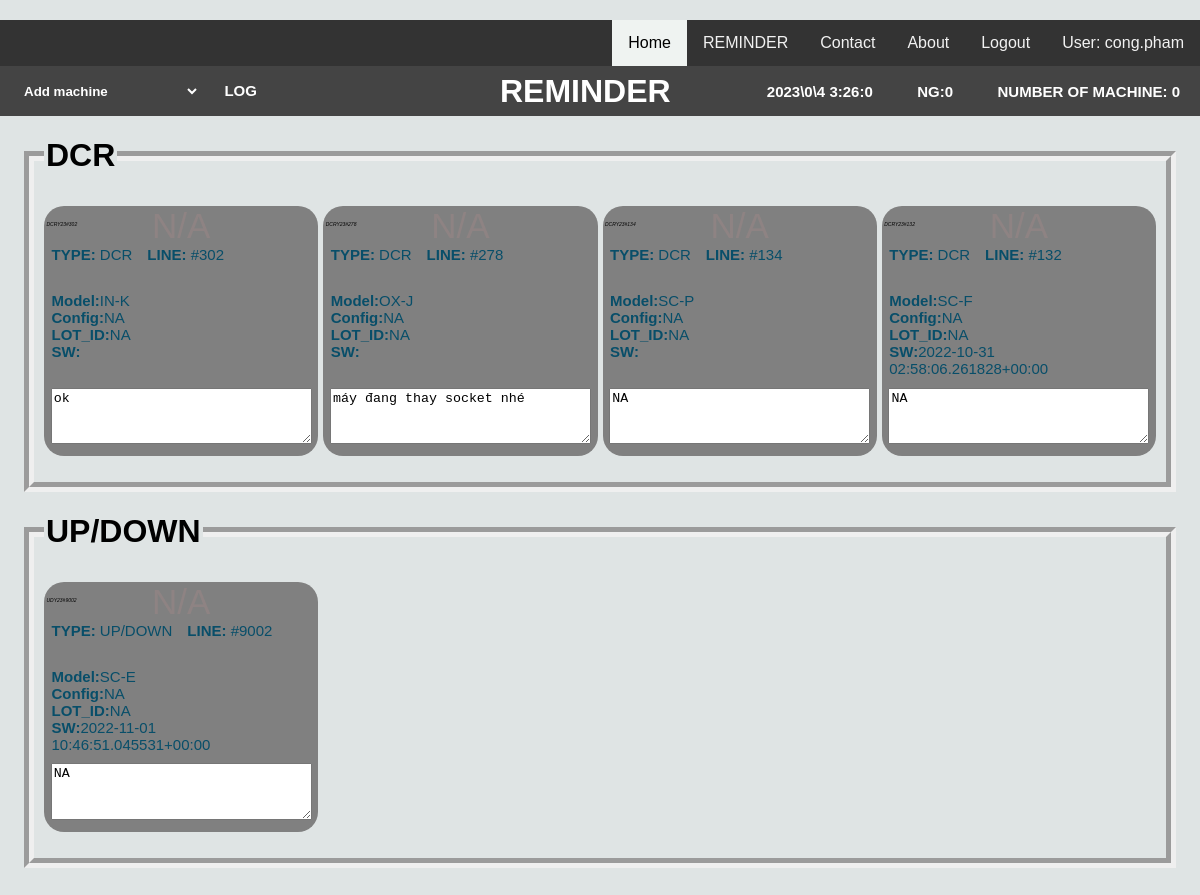
The app's page /reminder/ (signed in) with its own data.
### reminder/models.py (models this page shows, shortened)
class MachineStatus(models.Model):
    macId = models.CharField(primary_key=True,max_length=50) # Machine ID ex: DCR001
    macType = models.ForeignKey(MachineType,default=None,on_delete=models.SET_DEFAULT) # Machine Type UP/DOWN APS DCR
    line = models.CharField(max_length=10)
    model = models.CharField(max_length=10)
    status = models.IntegerField(default=1,choices=MAC_STATUS_LIST) # TRUE : OK , FALSE : NG
    buildConfig = models.CharField(max_length=10,null=True,blank=True)
    lotId = models.CharField(max_length=30,default="")
    curDetail = models.CharField(max_length=1000,null=True,blank=True)
    updated = models.DateTimeField(auto_now=True,null=True)
    sw = models.CharField(max_length=30, null=True, blank=True)

### reminder/views.py (the view)
# urls.py: path('',views.view_reminder,name="reminder"),
@login_required(redirect_field_name="next",login_url='login_form')
def view_reminder(request):
   machines = []
   user = request.user
   user_mac_list =  user_mac.objects.filter(user = user).values()
   mac_id_list = list(i["machine_id"] for i in user_mac_list)
   machine_query = MachineStatus.objects.filter(macId__in = mac_id_list)
   type_list = list(set(i["macType_id"] for i in machine_query.values("macType_id")))
   for macType in type_list:
      macs = list(machine_query.filter(macType_id = macType).values())
      mac_with_type = {"mac":macs,"type":macType}
      machines.append(mac_with_type)
   context = {'machines': machines,'title':app_title}
   return render(request, 'reminder/reminder.html', context)

### reminder/templates/reminder/reminder.html (shortened to what this page needs)
{% extends 'base/base.html' %}
{% load static %}
{% block content %}
<head>
    <link rel="stylesheet" href="{% static 'reminder/css/style.css'%}">
</head>
{% include 'reminder/reminderMenu.html'%}
<div id="gridView">
    {% for mac_with_type in machines %}
    <fieldset class="grid">
        <legend>
            <h1>{{mac_with_type.type}}</h1>
        </legend>
        {% for machine in mac_with_type.mac%}
        {% include 'reminder/MachineGrid.html' with object=machine %}
        {% endfor %}
    </fieldset>
    {% endfor %}
</div>
{% endblock content %}

### templates/base/navbar.html
{% load static %}
<link rel="stylesheet" href="{% static 'base/css/navbar.css'%}">
<div class="topnav">
    {% if request.user.is_authenticated%}
    <a> User: {{user.get_username}} </a>
    <a class "aright" href="{% url 'logout_form' %}">Logout</a>
    {% else %}
    <a class "aright" href="{% url 'login_form' %}">Login</a>
    {% endif %}
    <a class="aleft" href="/">About</a>
    <a class="aleft" href="/">Contact</a>
    <a class="aleft" href="/reminder">REMINDER</a>
    <a class="active al" href="/">Home</a>
</div>

### reminder/templates/reminder/MachineGrid.html
<div ondblclick="openFormUpdateStatus(this.id)" id="{{machine.macId}}" class="grid-eye" style="background-color: gray ;">
    <p class="mStatusTextInG">N/A</p>
    <p class="mInfoTextInG" style="float:left;"><strong>TYPE: </strong><span>{{machine.macType_id}}</span></p>
    <p class="mInfoTextInG" style="float:left;"><strong>LINE: </strong><span>{{machine.line}}</span></p>
    <br>
    <br>
    <p class="mInfoTextInG"><strong>Model:</strong><span>{{machine.model}}</span></p>
    <p class="mInfoTextInG"><strong>Config:</strong><span>{{machine.buildConfig}}</span></p>
    <p class="mInfoTextInG"><strong>LOT_ID:</strong><span>{{machine.lotId}}</span></p>
    <p class="mInfoTextInG"><strong>SW:</strong><span>{{machine.sw}}</span></p>
    <textarea class="mDetailInG" placeholder="Detail">{{machine.curDetail}}</textarea>
    <i class="mPkIdText">{{machine.macId}}</i>
</div>

### static/base/css/base.css (style rules this page uses)
body { margin: 0; background: url(https://images.unsplash.com/photo-1444927714506-8492d94b4e3d?ixlib=rb-0.3.5&q=80&fm=jpg&crop=entropy&s=067f0b097deff88a789e125210406ffe) center center no-repeat; }

### static/base/css/navbar.css (style rules this page uses)
body { margin: 0; }
.topnav { padding: 0px 0px 0px 0px; overflow: hidden; background-color: #333; }
.topnav a { float: right; color: #f2f2f2; text-align: center; padding: 14px 16px; text-decoration: none; }
.topnav a.active { background-color: #eff3f1; color: black; }

### reminder/static/reminder/css/style.css (style rules this page uses)
body { font-family: Arial, Helvetica, sans-serif; background-color: #dfe4e4; padding: 20px 0 28px 0; margin: 0; }
.grid { border-width: 10px; margin-left: 2%; margin-right: 2%; display: grid; grid-template-columns: repeat(auto-fill, minmax(250px, 2fr)); grid-gap: 5px; padding: 10px; }
.grid>.grid-eye { color: black; height: 250px; font-size: 20px; overflow: hidden; position: relative; margin: 0 0 1rem 0; border-radius: 1em; }
.mStatusTextInG { margin-block: 5em; text-align: center; color: rgb(142, 131, 131); font-size: 35px; margin-block: 0em; }
.mInfoTextInG { font-size: 15px; margin-block: 0em; margin-left: 0.5em; margin-right: 0.5em; color: rgb(8, 78, 105); }
.mDetailInG { position: absolute; bottom: 2%; left: 0; right: 0em; top: 70%; margin: 0.5em; }
.mPkIdText { position:absolute; font-size:5px; margin: 0.5em; top: 5%; }

### records on screen
MachineStatus: macType_id "DCR", line "#302", model "IN-K", buildConfig "NA", lotId "NA", curDetail "ok", macId "DCRY23#302"
MachineStatus: macType_id "DCR", line "#278", model "OX-J", buildConfig "NA", lotId "NA", curDetail "máy đang thay socket nhé", macId "DCRY23#278"
MachineStatus: macType_id "DCR", line "#134", model "SC-P", buildConfig "NA", lotId "NA", curDetail "NA", macId "DCRY23#134"
MachineStatus: macType_id "DCR", line "#132", model "SC-F", buildConfig "NA", lotId "NA", sw "2022-10-31 02:58:06.261828+00:00", curDetail "NA", macId "DCRY23#132"
MachineStatus: macType_id "UP/DOWN", line "#9002", model "SC-E", buildConfig "NA", lotId "NA", sw "2022-11-01 10:46:51.045531+00:00", curDetail "NA", macId "UDY23#9002"

### other values on screen
{{ user.get_username }} "cong.pham"
{{ mac_with_type.type }} "DCR" "UP/DOWN"
